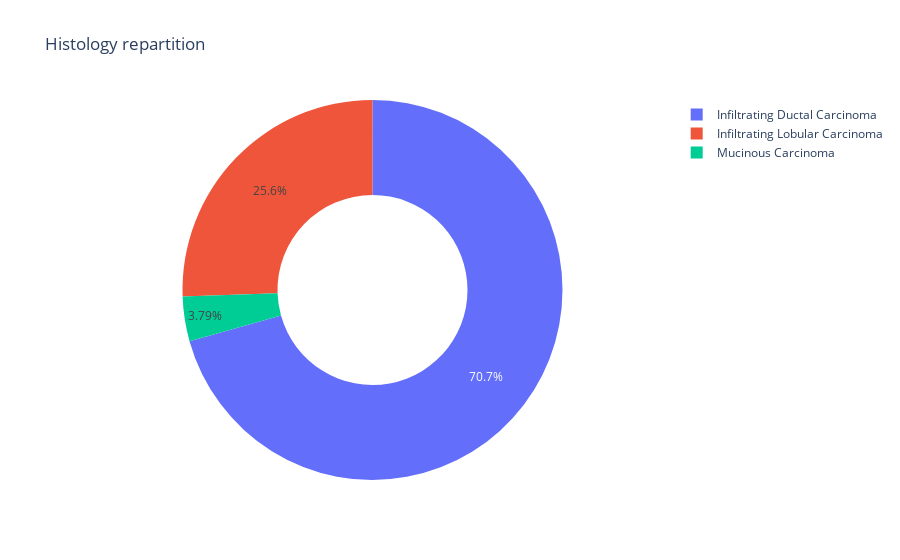

The code cell stored with this chart in its notebook:
### Code cell
stage=df['Histology'].value_counts()
transactions=stage.index
quantity=stage.values
fig=px.pie(df,
          values=quantity,
          names=transactions, hole=0.5,
          title='Histology repartition')
fig.show()

### Figure 1 — Plotly figure (JSON) as saved in the notebook; plotly's stock layout.template omitted (floating-point values rounded to 4 significant figures)
{"data": [{"domain": {"x": [0, 1], "y": [0, 1]}, "hole": 0.5, "hovertemplate": "label=%{label}<br>value=%{value}<extra></extra>", "labels": ["Infiltrating Ductal Carcinoma", "Infiltrating Lobular Carcinoma", "Mucinous Carcinoma"], "legendgroup": "", "name": "", "showlegend": true, "type": "pie", "values": [224, 81, 12]}], "layout": {"legend": {"tracegroupgap": 0}, "title": {"text": "Histology repartition"}}}
